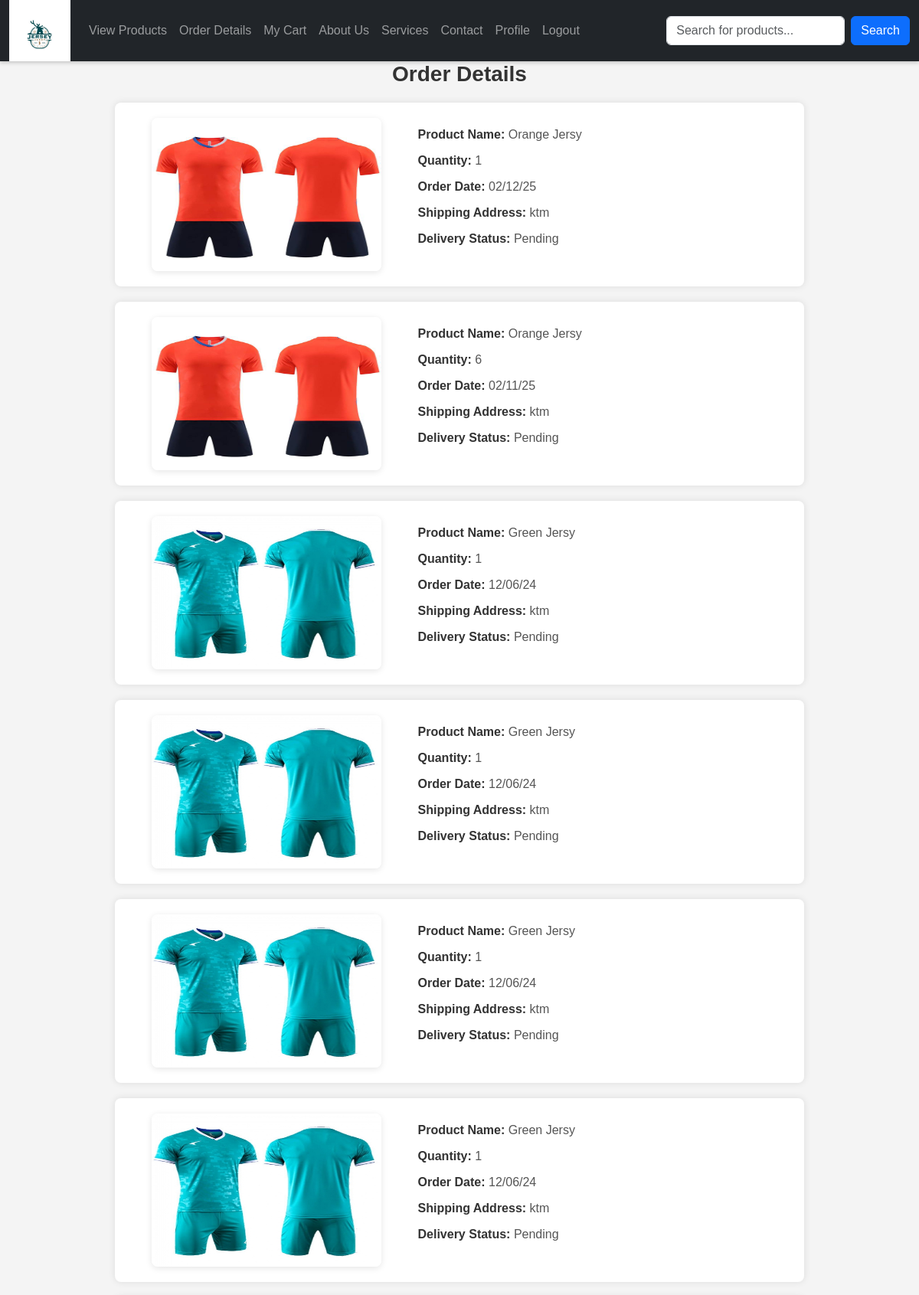
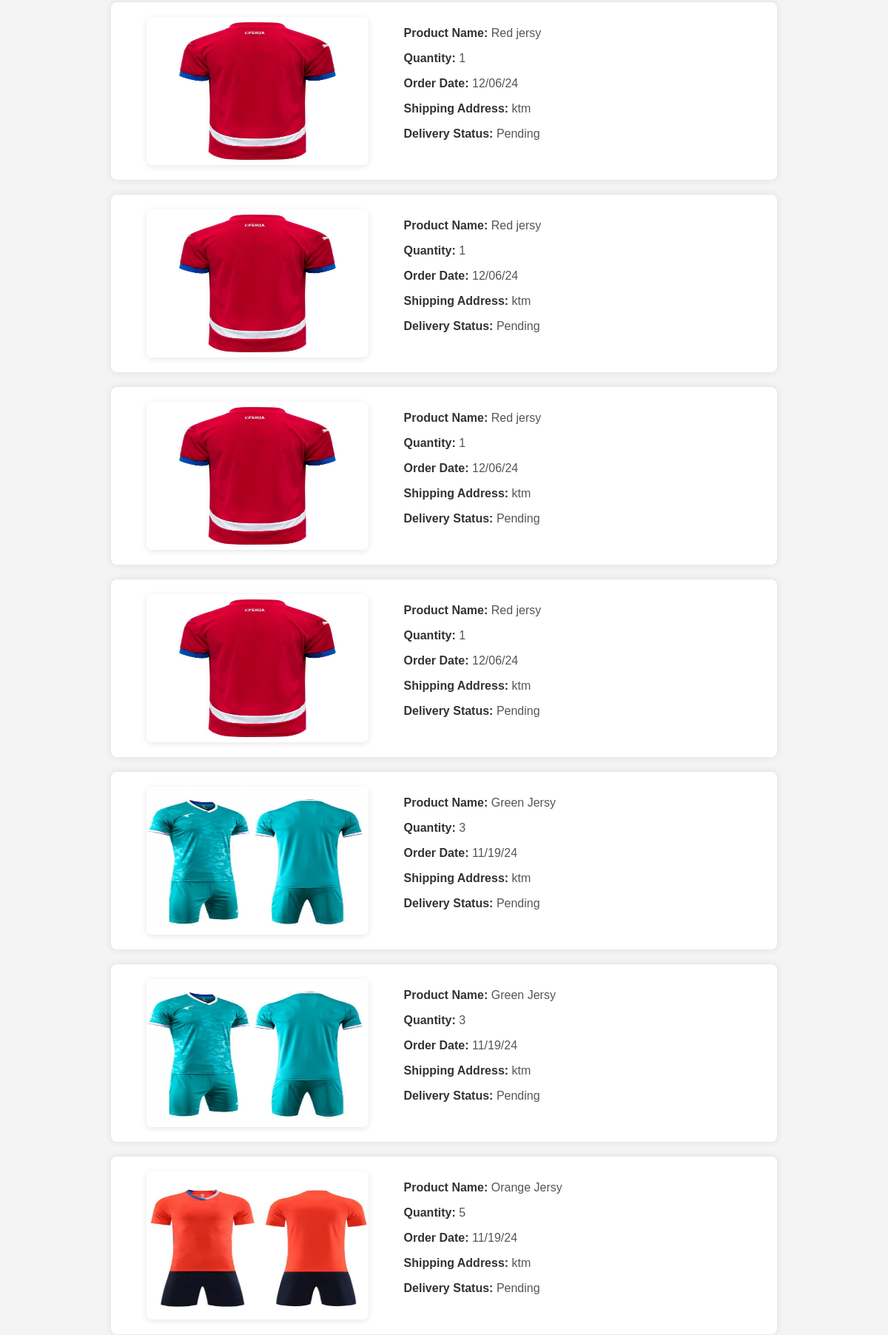
Screenshot of /orderdetails/ (signed in, upper part) with the database file from the repository (2 pictures, top to bottom).
### app/models.py (models this page shows, shortened)
class Buy(models.Model):
    product = models.ForeignKey(Product, on_delete=models.CASCADE)
    user = models.ForeignKey(Register, on_delete=models.CASCADE)
    quantity = models.IntegerField()
    date_of_buying = models.TextField()
    price = models.DecimalField(max_digits=10, decimal_places=2)
    DELIVERY_STATUS_CHOICES = [
        ("Pending", "Pending"),
        ("Shipped", "Shipped"),
        ("In Transit", "In Transit"),
        ("Delivered", "Delivered"),
    ]
    delivery_status = models.CharField(
        max_length=20, choices=DELIVERY_STATUS_CHOICES, default="Pending"
    )

class Product(models.Model):
    shop = models.ForeignKey(Shopreg,on_delete=models.CASCADE)
    name = models.TextField()
    discription = models.TextField()
    price = models.IntegerField()
    category = models.ForeignKey(Category, on_delete=models.CASCADE)
    quantity = models.TextField()
    offerprice = models.IntegerField()
    image = models.FileField()

class Register(models.Model):
    Email = models.EmailField(unique=True)
    name = models.TextField()
    phonenumber = models.IntegerField()
    password = models.TextField()
    location= models.TextField()

### app/views.py (the view)
# urls.py: path('orderdetails/',views.orderdetails),
def orderdetails(req):
    data = Buy.objects.filter(user=get_usr(req))[::-1]
    return render(req, 'user/orderdetails.html', {'data': data})

### app/views.py (called while the page is built)
def get_usr(req):
    data=Register.objects.get(Email=req.session['user'])
    return data

### template/user/orderdetails.html (shortened to what this page needs)
<!DOCTYPE html>
<html lang="en">
<head>
    <link href="https://cdn.jsdelivr.net/npm/bootstrap@5.3.3/dist/css/bootstrap.min.css" rel="stylesheet">
</head>
<body>
    <nav id="nav" class="navbar navbar-expand-lg navbar-dark bg-dark sticky-top">
        <div class="container-fluid">
            <a href="../userhome" class="navbar-brand">
                <img src="../static/attachment_117648875.jpg" alt="logo" width="80px">
            </a>
            <div class="collapse navbar-collapse" id="mynavbar">
                <ul class="navbar-nav me-auto">
                    <li class="nav-item"><a class="nav-link" href="../userviewproduct">View Products</a></li>
                    <li class="nav-item"><a class="nav-link" href="../orderdetails">Order Details</a></li>
                    <li class="nav-item"><a class="nav-link" href="../user_view_cart">My Cart</a></li>
                    <li class="nav-item"><a class="nav-link" href="../aboutus">About Us</a></li>
                    <li class="nav-item"><a class="nav-link" href="../service">Services</a></li>
                    <li class="nav-item"><a class="nav-link" href="../contact">Contact</a></li>
                    <li class="nav-item"><a class="nav-link" href="../profile">Profile</a></li>
                    <li class="nav-item"><a class="nav-link" href="../logout">Logout</a></li>
                </ul>
                <form class="d-flex" method="get" action="{% url 'product_search' %}">
                    <input class="form-control me-2" type="text" name="query" placeholder="Search for products...">
                    <button class="btn btn-primary" type="submit">Search</button>
                </form>
            </div>
        </div>
    </nav>
      <h2>Order Details</h2>
    {% for i in data %}
    <div class="order-container">
        <div class="order-row">
            <div class="order-image">
                <img src="{{i.product.image.url}}" alt="{{i.product.name}}">
            </div>
            <div class="order-details">
                <p><strong>Product Name:</strong> {{i.product.name}}</p>
                <p><strong>Quantity:</strong> {{i.quantity}}</p>
                <p><strong>Order Date:</strong> {{i.date_of_buying}}</p>
                <p><strong>Shipping Address:</strong> {{i.user.location}}</p>
                <p><strong>Delivery Status:</strong> {{i.delivery_status}}</p>
            </div>
        </div>
    </div>
    {% endfor %}
</body>
</html>

### template/user/orderdetails.html (style rules this page uses)
body { font-family: Arial, sans-serif; margin: 0; padding: 0; background-color: #f4f4f4; }
.navbar { box-shadow: 0 2px 5px rgba(0, 0, 0, 0.1); }
#nav { box-shadow: 0 2px 5px rgba(0, 0, 0, 0.2); height: 80px; margin: -20px -20px-20px 0; }
.navbar .nav-link { transition: color 0.3s ease; }
#nav { height: 80px; }
.order-container { max-width: 900px; margin: 20px auto; background-color: white; border-radius: 8px; box-shadow: 0 0 10px rgba(0, 0, 0, 0.1); padding: 20px; }
h2 { font-size: 28px; font-weight: bold; color: #333; text-align: center; }
.order-row { display: flex; flex-wrap: wrap; gap: 20px; }
.order-image { flex: 1 1 40%; text-align: center; }
.order-image img { max-width: 300px; max-height: 200px; min-width: 300px; min-height: 200px; border-radius: 8px; box-shadow: 0 2px 8px rgba(0, 0, 0, 0.1); }
.order-details { flex: 1 1 55%; }
.order-details p { margin: 10px 0; font-size: 16px; color: #555; }
.order-details p strong { font-weight: bold; color: #333; }

### rows the page displays
Buy: product.image (picture), product.name "Orange Jersy", quantity "1", date_of_buying "02/12/25", user.location "ktm", delivery_status "Pending"
Buy: product.image (picture), product.name "Orange Jersy", quantity "6", date_of_buying "02/11/25", user.location "ktm", delivery_status "Pending"
Buy: product.image (picture), product.name "Green Jersy", quantity "1", date_of_buying "12/06/24", user.location "ktm", delivery_status "Pending"
Buy: product.image (picture), product.name "Green Jersy", quantity "1", date_of_buying "12/06/24", user.location "ktm", delivery_status "Pending"
Buy: product.image (picture), product.name "Green Jersy", quantity "1", date_of_buying "12/06/24", user.location "ktm", delivery_status "Pending"
Buy: product.image (picture), product.name "Green Jersy", quantity "1", date_of_buying "12/06/24", user.location "ktm", delivery_status "Pending"
Buy: product.image (picture), product.name "Red jersy", quantity "1", date_of_buying "12/06/24", user.location "ktm", delivery_status "Pending"
Buy: product.image (picture), product.name "Red jersy", quantity "1", date_of_buying "12/06/24", user.location "ktm", delivery_status "Pending"
Buy: product.image (picture), product.name "Red jersy", quantity "1", date_of_buying "12/06/24", user.location "ktm", delivery_status "Pending"
Buy: product.image (picture), product.name "Red jersy", quantity "1", date_of_buying "12/06/24", user.location "ktm", delivery_status "Pending"
Buy: product.image (picture), product.name "Green Jersy", quantity "3", date_of_buying "11/19/24", user.location "ktm", delivery_status "Pending"
Buy: product.image (picture), product.name "Green Jersy", quantity "3", date_of_buying "11/19/24", user.location "ktm", delivery_status "Pending"
Buy: product.image (picture), product.name "Orange Jersy", quantity "5", date_of_buying "11/19/24", user.location "ktm", delivery_status "Pending"
